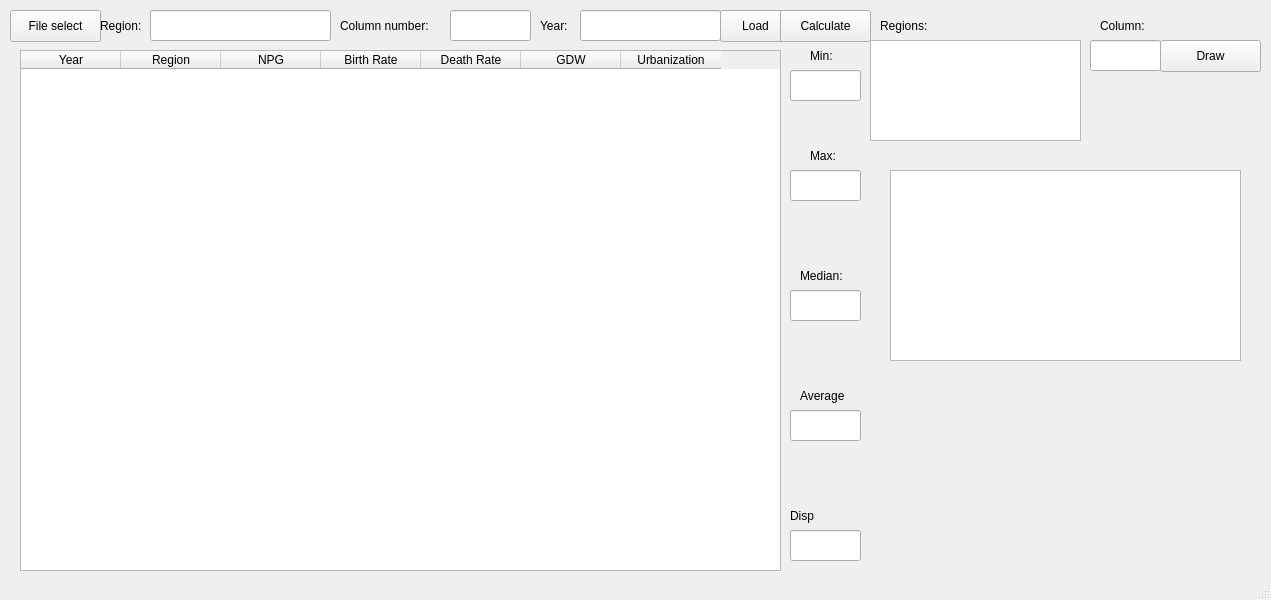
<?xml version="1.0" encoding="UTF-8"?>
<ui version="4.0">
 <class>MainWindow</class>
 <widget class="QMainWindow" name="MainWindow">
  <property name="enabled">
   <bool>true</bool>
  </property>
  <property name="geometry">
   <rect>
    <x>0</x>
    <y>0</y>
    <width>1271</width>
    <height>600</height>
   </rect>
  </property>
  <property name="minimumSize">
   <size>
    <width>801</width>
    <height>600</height>
   </size>
  </property>
  <property name="maximumSize">
   <size>
    <width>99999</width>
    <height>99999</height>
   </size>
  </property>
  <property name="windowTitle">
   <string>MainWindow</string>
  </property>
  <widget class="QWidget" name="centralwidget">
   <widget class="QPushButton" name="selectButton">
    <property name="geometry">
     <rect>
      <x>10</x>
      <y>10</y>
      <width>91</width>
      <height>32</height>
     </rect>
    </property>
    <property name="text">
     <string>File select</string>
    </property>
   </widget>
   <widget class="QLineEdit" name="regionLineEdit">
    <property name="geometry">
     <rect>
      <x>150</x>
      <y>10</y>
      <width>181</width>
      <height>31</height>
     </rect>
    </property>
   </widget>
   <widget class="QLabel" name="label">
    <property name="geometry">
     <rect>
      <x>100</x>
      <y>10</y>
      <width>59</width>
      <height>31</height>
     </rect>
    </property>
    <property name="text">
     <string>Region:</string>
    </property>
   </widget>
   <widget class="QTableWidget" name="tableWidget">
    <property name="geometry">
     <rect>
      <x>20</x>
      <y>50</y>
      <width>761</width>
      <height>521</height>
     </rect>
    </property>
    <property name="minimumSize">
     <size>
      <width>761</width>
      <height>521</height>
     </size>
    </property>
    <property name="maximumSize">
     <size>
      <width>761</width>
      <height>521</height>
     </size>
    </property>
    <column>
     <property name="text">
      <string>Year</string>
     </property>
    </column>
    <column>
     <property name="text">
      <string>Region</string>
     </property>
    </column>
    <column>
     <property name="text">
      <string>NPG</string>
     </property>
    </column>
    <column>
     <property name="text">
      <string>Birth Rate</string>
     </property>
    </column>
    <column>
     <property name="text">
      <string>Death Rate</string>
     </property>
    </column>
    <column>
     <property name="text">
      <string>GDW</string>
     </property>
    </column>
    <column>
     <property name="text">
      <string>Urbanization</string>
     </property>
    </column>
   </widget>
   <widget class="QLineEdit" name="columnNumberLineEdit">
    <property name="geometry">
     <rect>
      <x>450</x>
      <y>10</y>
      <width>81</width>
      <height>31</height>
     </rect>
    </property>
   </widget>
   <widget class="QLabel" name="label_2">
    <property name="geometry">
     <rect>
      <x>340</x>
      <y>10</y>
      <width>111</width>
      <height>31</height>
     </rect>
    </property>
    <property name="text">
     <string>Column number:</string>
    </property>
   </widget>
   <widget class="QPushButton" name="loadButton">
    <property name="geometry">
     <rect>
      <x>720</x>
      <y>10</y>
      <width>71</width>
      <height>32</height>
     </rect>
    </property>
    <property name="text">
     <string>Load</string>
    </property>
   </widget>
   <widget class="QPushButton" name="calcButton">
    <property name="geometry">
     <rect>
      <x>780</x>
      <y>10</y>
      <width>91</width>
      <height>32</height>
     </rect>
    </property>
    <property name="text">
     <string>Calculate</string>
    </property>
   </widget>
   <widget class="QLabel" name="label_3">
    <property name="geometry">
     <rect>
      <x>810</x>
      <y>40</y>
      <width>31</width>
      <height>31</height>
     </rect>
    </property>
    <property name="text">
     <string>Min:</string>
    </property>
   </widget>
   <widget class="QLabel" name="label_4">
    <property name="geometry">
     <rect>
      <x>810</x>
      <y>140</y>
      <width>31</width>
      <height>31</height>
     </rect>
    </property>
    <property name="text">
     <string>Max:</string>
    </property>
   </widget>
   <widget class="QLabel" name="label_5">
    <property name="geometry">
     <rect>
      <x>800</x>
      <y>260</y>
      <width>51</width>
      <height>31</height>
     </rect>
    </property>
    <property name="text">
     <string>Median:</string>
    </property>
   </widget>
   <widget class="QLineEdit" name="minValueLineEdit">
    <property name="geometry">
     <rect>
      <x>790</x>
      <y>70</y>
      <width>71</width>
      <height>31</height>
     </rect>
    </property>
   </widget>
   <widget class="QLineEdit" name="maxValueLineEdit">
    <property name="geometry">
     <rect>
      <x>790</x>
      <y>170</y>
      <width>71</width>
      <height>31</height>
     </rect>
    </property>
   </widget>
   <widget class="QLineEdit" name="medValueLineEdit">
    <property name="geometry">
     <rect>
      <x>790</x>
      <y>290</y>
      <width>71</width>
      <height>31</height>
     </rect>
    </property>
   </widget>
   <widget class="QLineEdit" name="yearLineEdit">
    <property name="geometry">
     <rect>
      <x>580</x>
      <y>10</y>
      <width>141</width>
      <height>31</height>
     </rect>
    </property>
   </widget>
   <widget class="QLabel" name="label_6">
    <property name="geometry">
     <rect>
      <x>540</x>
      <y>10</y>
      <width>71</width>
      <height>31</height>
     </rect>
    </property>
    <property name="text">
     <string>Year:</string>
    </property>
   </widget>
   <widget class="QLabel" name="label_7">
    <property name="geometry">
     <rect>
      <x>800</x>
      <y>380</y>
      <width>51</width>
      <height>31</height>
     </rect>
    </property>
    <property name="text">
     <string>Average</string>
    </property>
   </widget>
   <widget class="QLineEdit" name="averageLineEdit">
    <property name="geometry">
     <rect>
      <x>790</x>
      <y>410</y>
      <width>71</width>
      <height>31</height>
     </rect>
    </property>
   </widget>
   <widget class="QLabel" name="label_8">
    <property name="geometry">
     <rect>
      <x>790</x>
      <y>500</y>
      <width>59</width>
      <height>31</height>
     </rect>
    </property>
    <property name="text">
     <string>Disp</string>
    </property>
   </widget>
   <widget class="QLineEdit" name="dispValueLineEdit">
    <property name="geometry">
     <rect>
      <x>790</x>
      <y>530</y>
      <width>71</width>
      <height>31</height>
     </rect>
    </property>
   </widget>
   <widget class="QPushButton" name="drawButton">
    <property name="geometry">
     <rect>
      <x>1160</x>
      <y>40</y>
      <width>101</width>
      <height>32</height>
     </rect>
    </property>
    <property name="text">
     <string>Draw</string>
    </property>
   </widget>
   <widget class="QCustomPlot" name="graph" native="true">
    <property name="geometry">
     <rect>
      <x>870</x>
      <y>150</y>
      <width>391</width>
      <height>421</height>
     </rect>
    </property>
    <widget class="QLabel" name="x_axis_label">
     <property name="geometry">
      <rect>
       <x>360</x>
       <y>470</y>
       <width>31</width>
       <height>16</height>
      </rect>
     </property>
     <property name="font">
      <font>
       <weight>75</weight>
       <bold>true</bold>
      </font>
     </property>
     <property name="text">
      <string>year</string>
     </property>
    </widget>
    <widget class="QLabel" name="y_label_axis">
     <property name="geometry">
      <rect>
       <x>0</x>
       <y>0</y>
       <width>171</width>
       <height>16</height>
      </rect>
     </property>
     <property name="font">
      <font>
       <weight>75</weight>
       <bold>true</bold>
      </font>
     </property>
     <property name="text">
      <string/>
     </property>
    </widget>
    <widget class="QTextEdit" name="textEdit">
     <property name="geometry">
      <rect>
       <x>20</x>
       <y>20</y>
       <width>351</width>
       <height>191</height>
      </rect>
     </property>
     <property name="autoFillBackground">
      <bool>false</bool>
     </property>
    </widget>
   </widget>
   <widget class="QLineEdit" name="graphColumnLineEdit_1">
    <property name="geometry">
     <rect>
      <x>1090</x>
      <y>40</y>
      <width>71</width>
      <height>31</height>
     </rect>
    </property>
   </widget>
   <widget class="QLabel" name="label_9">
    <property name="geometry">
     <rect>
      <x>880</x>
      <y>10</y>
      <width>59</width>
      <height>31</height>
     </rect>
    </property>
    <property name="text">
     <string>Regions:</string>
    </property>
   </widget>
   <widget class="QLabel" name="label_11">
    <property name="geometry">
     <rect>
      <x>1100</x>
      <y>10</y>
      <width>59</width>
      <height>31</height>
     </rect>
    </property>
    <property name="text">
     <string>Column:</string>
    </property>
   </widget>
   <widget class="QTextEdit" name="graphRegionLineEdit_1">
    <property name="geometry">
     <rect>
      <x>870</x>
      <y>40</y>
      <width>211</width>
      <height>101</height>
     </rect>
    </property>
   </widget>
  </widget>
  <widget class="QStatusBar" name="statusbar"/>
 </widget>
 <customwidgets>
  <customwidget>
   <class>QCustomPlot</class>
   <extends>QWidget</extends>
   <header>qcustomplot.h</header>
   <container>1</container>
  </customwidget>
 </customwidgets>
 <resources/>
 <connections/>
</ui>
